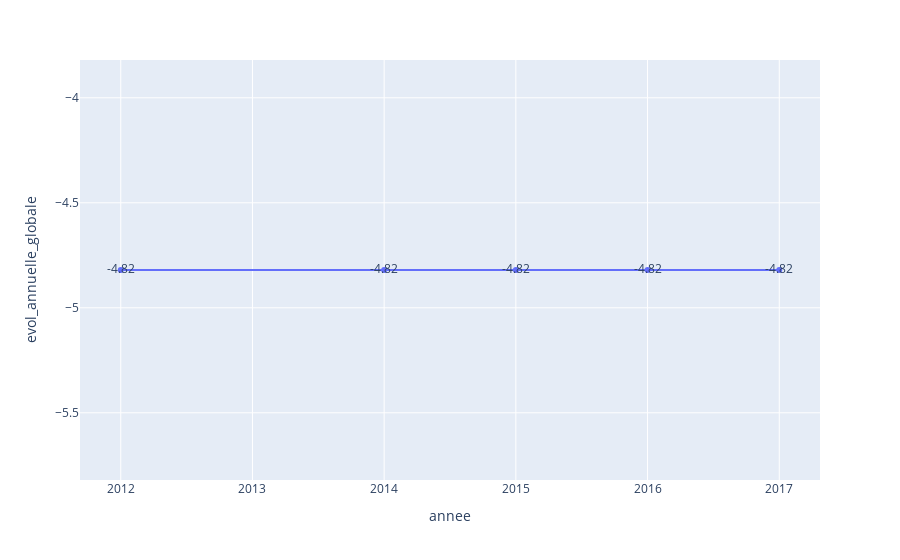

Write notebook code for a chart like this one.
### Code cell
px.line(test, x='annee',y='evol_annuelle_globale', text='')

### Figure 1 — Plotly figure (JSON) as saved in the notebook; plotly's stock layout.template omitted (floating-point values rounded to 4 significant figures)
{"data": [{"hovertemplate": "annee=%{x}<br>evol_annuelle_globale=%{text}<extra></extra>", "legendgroup": "", "line": {"color": "#636efa", "dash": "solid"}, "mode": "lines+markers+text", "name": "", "orientation": "v", "showlegend": false, "text": [-4.82, -4.82, -4.82, -4.82, -4.82], "type": "scatter", "x": [2017, 2016, 2015, 2014, 2012], "xaxis": "x", "y": [-4.82, -4.82, -4.82, -4.82, -4.82], "yaxis": "y"}], "layout": {"autosize": true, "legend": {"tracegroupgap": 0}, "margin": {"t": 60}, "xaxis": {"anchor": "y", "autorange": true, "domain": [0, 1], "range": [2012.0, 2017.0], "title": {"text": "annee"}, "type": "linear"}, "yaxis": {"anchor": "x", "autorange": true, "domain": [0, 1], "range": [-5.82, -3.82], "title": {"text": "evol_annuelle_globale"}, "type": "linear"}}}
